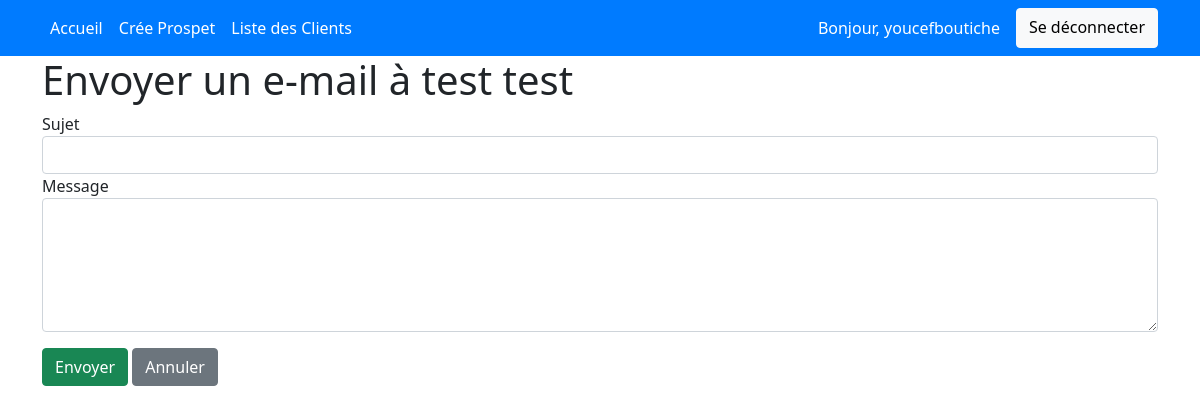
The app's page /send-email/8 (signed in), older data.
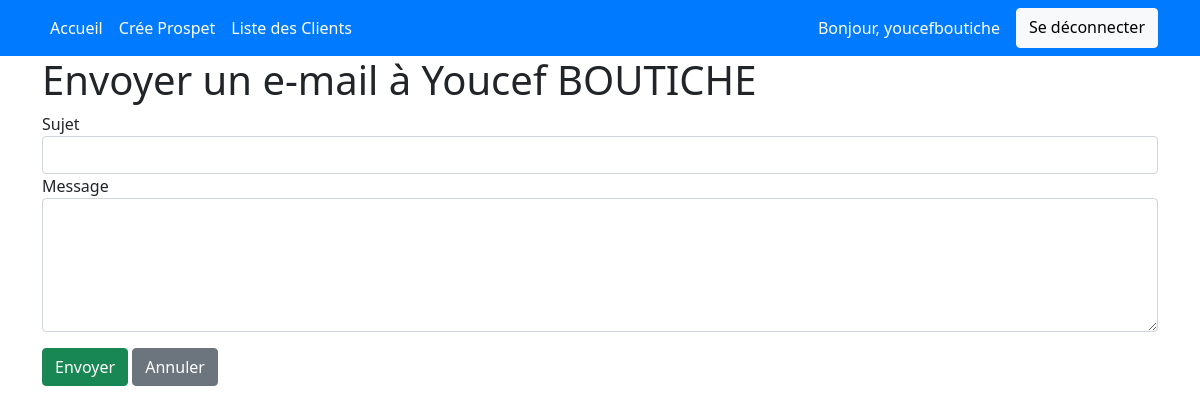
The same page, newer data.
### crm_app/models.py (models this page shows, shortened)
class Lead(models.Model):
    SOURCE_CHOICES = (
        ('Youtube','Youtube'),
        ('Google','Goole'),
        ('Newsletter','Newsletter'),
        ('Facebook','Facebook'),
        ('Instagram','Instagram'),
        ('TikTok','TikTok'),
    )
    first_name = models.CharField(max_length=255)
    last_name = models.CharField(max_length=255)
    phone_number = PhoneNumberField()
    email = models.EmailField(validators=[EmailValidator()])
    age = models.IntegerField(null=True, blank=True)
    phoned = models.BooleanField(default=False)
    source = models.CharField(choices=SOURCE_CHOICES,max_length=100)
    profile_picture = models.ImageField(null=True, blank=True,upload_to='leads/')
    file_field = models.FileField(null=True, blank=True,upload_to='documents/')
    agent = models.ForeignKey(Agent,on_delete=models.CASCADE)
    is_client = models.BooleanField(default=False)
    created_at = models.DateTimeField(auto_now_add=True)

### crm_app/views.py (the view, shortened to what this page needs)
# urls.py: path('send-email/<pk>',send_email_to_lead,name="send_email"),
@login_required
def send_email_to_lead(request,pk):
    lead= Lead.objects.get(id=pk)
    context = {
        'lead':lead,
    }
    return render(request,'leads/send_email.html',context)

### crm_app/templates/leads/send_email.html (shortened to what this page needs)
{% extends "base.html" %}
{% block content %}
<div class="container">
    <h1>Envoyer un e-mail à {{ lead.first_name }} {{ lead.last_name }}</h1>
    <form method="POST">
        <div class="form-group">
            <label for="subject">Sujet</label>
            <input type="text" class="form-control" id="subject" name="subject" required>
        </div>
        <div class="form-group">
            <label for="message">Message</label>
            <textarea class="form-control" id="message" name="message" rows="5" required></textarea>
        </div>
        <button type="submit" class="btn btn-success mt-3">Envoyer</button>
        <a href="{% url 'details_page' lead.id %}" class="btn btn-secondary mt-3">Annuler</a>
    </form>
</div>
{% endblock content %}

Row changes from the older to the newer data that the page shows:
changed Lead: first_name "test" → "Youcef"; last_name "test" → "BOUTICHE"
